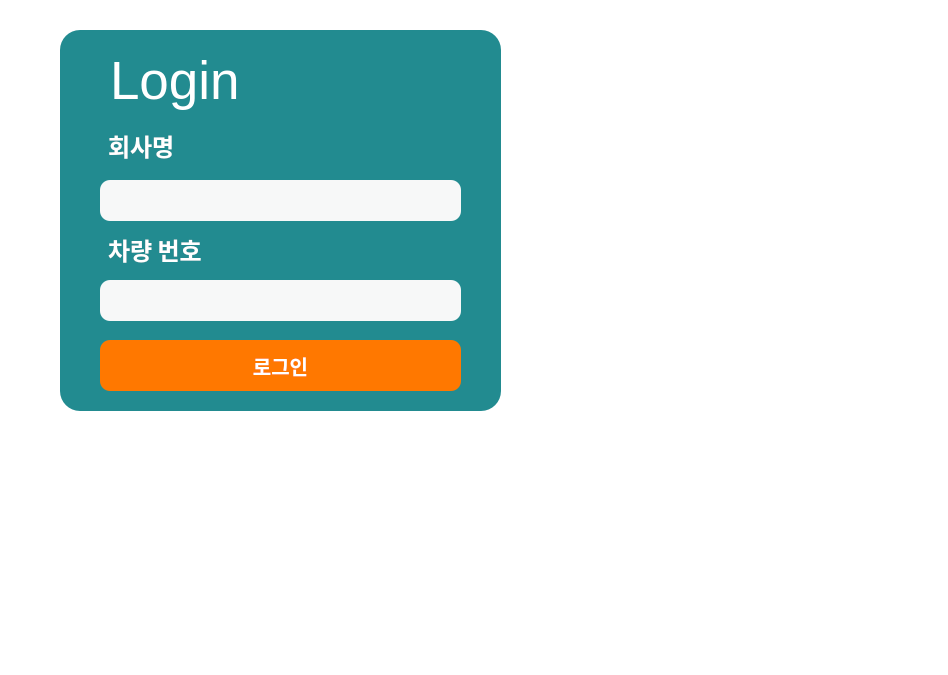
<?xml version="1.0" encoding="UTF-8"?>
<ui version="4.0">
 <class>Dialog</class>
 <widget class="QDialog" name="Dialog">
  <property name="geometry">
   <rect>
    <x>0</x>
    <y>0</y>
    <width>948</width>
    <height>675</height>
   </rect>
  </property>
  <property name="windowTitle">
   <string>Dialog</string>
  </property>
  <property name="styleSheet">
   <string notr="true">background-color:white</string>
  </property>
  <widget class="QTextEdit" name="number">
   <property name="geometry">
    <rect>
     <x>100</x>
     <y>280</y>
     <width>361</width>
     <height>41</height>
    </rect>
   </property>
   <property name="font">
    <font>
     <family>Noto Sans KR</family>
     <pointsize>16</pointsize>
    </font>
   </property>
   <property name="styleSheet">
    <string notr="true">background-color:#F7F8F8;
border-radius: 10px;
</string>
   </property>
   <property name="html">
    <string>&lt;!DOCTYPE HTML PUBLIC &quot;-//W3C//DTD HTML 4.0//EN&quot; &quot;http://www.w3.org/TR/REC-html40/strict.dtd&quot;&gt;
&lt;html&gt;&lt;head&gt;&lt;meta name=&quot;qrichtext&quot; content=&quot;1&quot; /&gt;&lt;style type=&quot;text/css&quot;&gt;
p, li { white-space: pre-wrap; }
&lt;/style&gt;&lt;/head&gt;&lt;body style=&quot; font-family:'Noto Sans KR'; font-size:16pt; font-weight:400; font-style:normal;&quot;&gt;
&lt;p align=&quot;center&quot; style=&quot;-qt-paragraph-type:empty; margin-top:0px; margin-bottom:0px; margin-left:0px; margin-right:0px; -qt-block-indent:0; text-indent:0px; font-family:'Ubuntu Sans'; font-size:11pt;&quot;&gt;&lt;br /&gt;&lt;/p&gt;&lt;/body&gt;&lt;/html&gt;</string>
   </property>
  </widget>
  <widget class="QPushButton" name="inout_btn">
   <property name="geometry">
    <rect>
     <x>100</x>
     <y>340</y>
     <width>361</width>
     <height>51</height>
    </rect>
   </property>
   <property name="font">
    <font>
     <family>Ubuntu Sans Mono</family>
     <pointsize>15</pointsize>
     <weight>75</weight>
     <bold>true</bold>
    </font>
   </property>
   <property name="styleSheet">
    <string notr="true">background-color:rgb(255, 120, 0);
border-radius: 10px;
color: white;</string>
   </property>
   <property name="text">
    <string>로그인</string>
   </property>
  </widget>
  <widget class="QTextEdit" name="company">
   <property name="geometry">
    <rect>
     <x>100</x>
     <y>180</y>
     <width>361</width>
     <height>41</height>
    </rect>
   </property>
   <property name="font">
    <font>
     <family>Noto Sans KR</family>
     <pointsize>17</pointsize>
    </font>
   </property>
   <property name="styleSheet">
    <string notr="true">background-color:rgb(247, 248, 248);
border-radius: 10px;
</string>
   </property>
   <property name="html">
    <string>&lt;!DOCTYPE HTML PUBLIC &quot;-//W3C//DTD HTML 4.0//EN&quot; &quot;http://www.w3.org/TR/REC-html40/strict.dtd&quot;&gt;
&lt;html&gt;&lt;head&gt;&lt;meta name=&quot;qrichtext&quot; content=&quot;1&quot; /&gt;&lt;style type=&quot;text/css&quot;&gt;
p, li { white-space: pre-wrap; }
&lt;/style&gt;&lt;/head&gt;&lt;body style=&quot; font-family:'Noto Sans KR'; font-size:17pt; font-weight:400; font-style:normal;&quot;&gt;
&lt;p align=&quot;center&quot; style=&quot;-qt-paragraph-type:empty; margin-top:0px; margin-bottom:0px; margin-left:0px; margin-right:0px; -qt-block-indent:0; text-indent:0px; font-family:'Ubuntu Sans'; font-size:11pt;&quot;&gt;&lt;br /&gt;&lt;/p&gt;&lt;/body&gt;&lt;/html&gt;</string>
   </property>
  </widget>
  <widget class="QLabel" name="label_2">
   <property name="geometry">
    <rect>
     <x>108</x>
     <y>130</y>
     <width>151</width>
     <height>31</height>
    </rect>
   </property>
   <property name="font">
    <font>
     <family>Ubuntu Sans Mono</family>
     <pointsize>18</pointsize>
     <weight>75</weight>
     <bold>true</bold>
    </font>
   </property>
   <property name="styleSheet">
    <string notr="true">background-color:rgb(34, 139, 144);
color: white;</string>
   </property>
   <property name="text">
    <string>회사명</string>
   </property>
  </widget>
  <widget class="QLabel" name="label_3">
   <property name="geometry">
    <rect>
     <x>108</x>
     <y>234</y>
     <width>151</width>
     <height>31</height>
    </rect>
   </property>
   <property name="font">
    <font>
     <family>Ubuntu Sans Mono</family>
     <pointsize>18</pointsize>
     <weight>75</weight>
     <bold>true</bold>
    </font>
   </property>
   <property name="styleSheet">
    <string notr="true">background-color:rgb(34, 139, 144);
color: white;</string>
   </property>
   <property name="text">
    <string>차량 번호</string>
   </property>
  </widget>
  <widget class="QTextEdit" name="number_2">
   <property name="geometry">
    <rect>
     <x>60</x>
     <y>30</y>
     <width>441</width>
     <height>381</height>
    </rect>
   </property>
   <property name="font">
    <font>
     <family>Noto Sans KR</family>
     <pointsize>20</pointsize>
    </font>
   </property>
   <property name="styleSheet">
    <string notr="true">background-color:rgb(34, 139, 144);
border-radius: 20px;</string>
   </property>
   <property name="html">
    <string>&lt;!DOCTYPE HTML PUBLIC &quot;-//W3C//DTD HTML 4.0//EN&quot; &quot;http://www.w3.org/TR/REC-html40/strict.dtd&quot;&gt;
&lt;html&gt;&lt;head&gt;&lt;meta name=&quot;qrichtext&quot; content=&quot;1&quot; /&gt;&lt;style type=&quot;text/css&quot;&gt;
p, li { white-space: pre-wrap; }
&lt;/style&gt;&lt;/head&gt;&lt;body style=&quot; font-family:'Noto Sans KR'; font-size:20pt; font-weight:400; font-style:normal;&quot;&gt;
&lt;p align=&quot;center&quot; style=&quot;-qt-paragraph-type:empty; margin-top:0px; margin-bottom:0px; margin-left:0px; margin-right:0px; -qt-block-indent:0; text-indent:0px; font-family:'Ubuntu Sans'; font-size:11pt;&quot;&gt;&lt;br /&gt;&lt;/p&gt;&lt;/body&gt;&lt;/html&gt;</string>
   </property>
  </widget>
  <widget class="QLabel" name="label">
   <property name="geometry">
    <rect>
     <x>0</x>
     <y>0</y>
     <width>951</width>
     <height>681</height>
    </rect>
   </property>
   <property name="text">
    <string/>
   </property>
   <property name="pixmap">
    <pixmap>data/logistics_bg_resized_3_2.png</pixmap>
   </property>
  </widget>
  <widget class="QLabel" name="label_4">
   <property name="geometry">
    <rect>
     <x>110</x>
     <y>50</y>
     <width>231</width>
     <height>61</height>
    </rect>
   </property>
   <property name="font">
    <font>
     <pointsize>40</pointsize>
    </font>
   </property>
   <property name="styleSheet">
    <string notr="true">background-color:rgb(34, 139, 144);
color: white;</string>
   </property>
   <property name="text">
    <string>Login</string>
   </property>
  </widget>
  <zorder>label</zorder>
  <zorder>number_2</zorder>
  <zorder>number</zorder>
  <zorder>inout_btn</zorder>
  <zorder>company</zorder>
  <zorder>label_2</zorder>
  <zorder>label_3</zorder>
  <zorder>label_4</zorder>
 </widget>
 <resources/>
 <connections/>
</ui>
